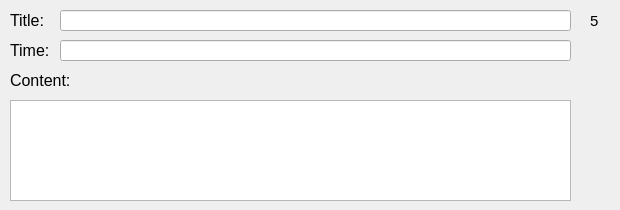
        <widget class="QWidget" name="Page5_2">
         <widget class="QLabel" name="label_60">
          <property name="geometry">
           <rect>
            <x>10</x>
            <y>10</y>
            <width>41</width>
            <height>21</height>
           </rect>
          </property>
          <property name="font">
           <font>
            <pointsize>12</pointsize>
           </font>
          </property>
          <property name="text">
           <string>Title:</string>
          </property>
         </widget>
         <widget class="QLabel" name="label_61">
          <property name="geometry">
           <rect>
            <x>10</x>
            <y>40</y>
            <width>41</width>
            <height>21</height>
           </rect>
          </property>
          <property name="font">
           <font>
            <pointsize>12</pointsize>
           </font>
          </property>
          <property name="text">
           <string>Time:</string>
          </property>
         </widget>
         <widget class="QLineEdit" name="title_15">
          <property name="geometry">
           <rect>
            <x>60</x>
            <y>10</y>
            <width>511</width>
            <height>21</height>
           </rect>
          </property>
          <property name="readOnly">
           <bool>true</bool>
          </property>
         </widget>
         <widget class="QLineEdit" name="time_15">
          <property name="geometry">
           <rect>
            <x>60</x>
            <y>40</y>
            <width>511</width>
            <height>21</height>
           </rect>
          </property>
          <property name="readOnly">
           <bool>true</bool>
          </property>
         </widget>
         <widget class="QLabel" name="label_62">
          <property name="geometry">
           <rect>
            <x>10</x>
            <y>70</y>
            <width>71</width>
            <height>21</height>
           </rect>
          </property>
          <property name="font">
           <font>
            <pointsize>12</pointsize>
           </font>
          </property>
          <property name="text">
           <string>Content:</string>
          </property>
         </widget>
         <widget class="QLabel" name="label_63">
          <property name="geometry">
           <rect>
            <x>590</x>
            <y>10</y>
            <width>21</width>
            <height>21</height>
           </rect>
          </property>
          <property name="font">
           <font>
            <pointsize>11</pointsize>
           </font>
          </property>
          <property name="layoutDirection">
           <enum>Qt::LeftToRight</enum>
          </property>
          <property name="frameShape">
           <enum>QFrame::NoFrame</enum>
          </property>
          <property name="text">
           <string>5</string>
          </property>
         </widget>
         <widget class="QPlainTextEdit" name="plainTextEdit_15">
          <property name="geometry">
           <rect>
            <x>10</x>
            <y>100</y>
            <width>561</width>
            <height>101</height>
           </rect>
          </property>
          <property name="readOnly">
           <bool>true</bool>
          </property>
         </widget>
        </widget>
